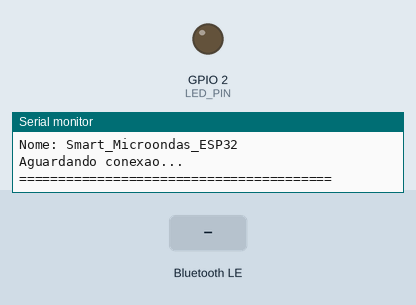
This sketch was run on a simulated ESP32. Shown: output pins drawn as LEDs (lit = HIGH), the last lines printed to the serial monitor. The inputs (shaded band) are chosen by the test bench. Nothing arrives over Bluetooth unless stated; a phone connects over Bluetooth LE 3 s after start.

Above: at 2.2 s.
2.3 s: Bluetooth LE write "START:" received
At 3.4 s:
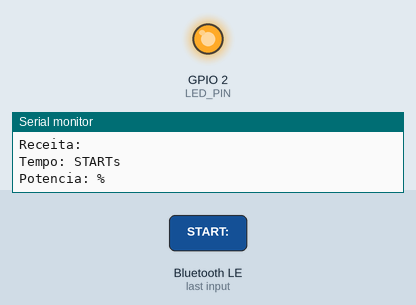
5.3 s: Bluetooth LE write "PING" received
At 6.0 s:
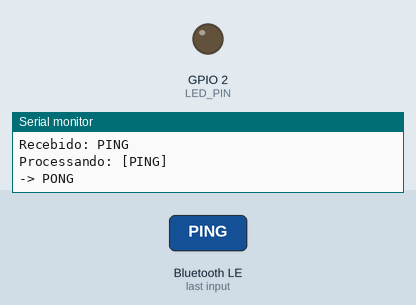
6.8 s: Bluetooth LE write "STOP" received
Timing chart, 0 to 9.8 s (numbered marks = the images above; inputs shaded):
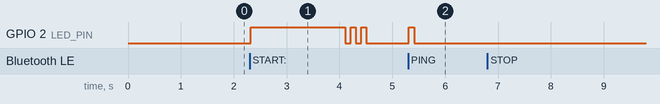

The sketch:

ble.ino
```cpp
#include <BLEDevice.h>
#include <BLEServer.h>
#include <BLEUtils.h>
#include <BLE2902.h>

#define SERVICE_UUID        "000000ff-0000-1000-8000-00805f9b34fb"
#define CHAR_UUID_RX        "0000ff01-0000-1000-8000-00805f9b34fb"
#define CHAR_UUID_TX        "0000ff02-0000-1000-8000-00805f9b34fb"
#define LED_PIN 2

BLEServer* pServer = NULL;
BLECharacteristic* pTxCharacteristic;
bool deviceConnected = false;

void processCommand(String command);

class MyServerCallbacks: public BLEServerCallbacks {
    void onConnect(BLEServer* pServer) {
      deviceConnected = true;
      Serial.println("=== CLIENTE CONECTADO ===");

      for(int i = 0; i < 3; i++) {
        digitalWrite(LED_PIN, HIGH);
        delay(100);
        digitalWrite(LED_PIN, LOW);
        delay(100);
      }

      delay(500);
      pTxCharacteristic->setValue("CONNECTED");
      pTxCharacteristic->notify();
      Serial.println("Mensagem CONNECTED enviada");
    };

    void onDisconnect(BLEServer* pServer) {
      deviceConnected = false;
      Serial.println("=== CLIENTE DESCONECTADO ===");
      BLEDevice::startAdvertising();
    }
};

class MyCallbacks: public BLECharacteristicCallbacks {
    void onWrite(BLECharacteristic *pCharacteristic) {
      String rxValue = pCharacteristic->getValue().c_str();
      if (rxValue.length() > 0) {
        Serial.print("Recebido: ");
        Serial.println(rxValue);
        processCommand(rxValue);
      }
    }
};

void processCommand(String command) {
  command.trim();
  Serial.print("Processando: [");
  Serial.print(command);
  Serial.println("]");

  if (command == "PING") {
    Serial.println("-> PONG");
    pTxCharacteristic->setValue("PONG");
    pTxCharacteristic->notify();
    digitalWrite(LED_PIN, HIGH);
    delay(100);
    digitalWrite(LED_PIN, LOW);
  }
  else if (command.startsWith("START:")) {
    Serial.println("-> START recebido");
    int firstColon = command.indexOf(':', 6);
    int secondColon = command.indexOf(':', firstColon + 1);

    String recipeName = command.substring(6, firstColon);
    String timeStr = command.substring(firstColon + 1, secondColon);
    String powerStr = command.substring(secondColon + 1);

    Serial.println("Receita: " + recipeName);
    Serial.println("Tempo: " + timeStr + "s");
    Serial.println("Potencia: " + powerStr + "%");

    String response = "STATUS:1:30:" + timeStr + ":" + recipeName + ":" + powerStr;
    pTxCharacteristic->setValue(response.c_str());
    pTxCharacteristic->notify();
    digitalWrite(LED_PIN, HIGH);
  }
  else if (command == "STOP") {
    Serial.println("-> STOP");
    digitalWrite(LED_PIN, LOW);
    pTxCharacteristic->setValue("STATUS:0:25:0::0");
    pTxCharacteristic->notify();
  }
  else if (command == "STATUS") {
    Serial.println("-> STATUS");
    pTxCharacteristic->setValue("STATUS:0:25:0::0");
    pTxCharacteristic->notify();
  }
  else {
    String response = "OK:" + command;
    pTxCharacteristic->setValue(response.c_str());
    pTxCharacteristic->notify();
  }
}

void setup() {
  Serial.begin(115200);

  // Aguardar serial estabilizar
  while(!Serial) {
    delay(10);
  }
  delay(1000);

  Serial.println("");
  Serial.println("========================================");
  Serial.println("SMART MICROONDAS ESP32 v1.0");
  Serial.println("========================================");

  pinMode(LED_PIN, OUTPUT);
  digitalWrite(LED_PIN, LOW);
  Serial.println("[OK] LED configurado");

  Serial.println("[...] Iniciando BLE...");
  BLEDevice::init("Smart_Microondas_ESP32");
  Serial.println("[OK] BLE Device criado");

  pServer = BLEDevice::createServer();
  pServer->setCallbacks(new MyServerCallbacks());
  Serial.println("[OK] BLE Server criado");

  BLEService *pService = pServer->createService(SERVICE_UUID);
  Serial.println("[OK] Service criado");

  pTxCharacteristic = pService->createCharacteristic(
                        CHAR_UUID_TX,
                        BLECharacteristic::PROPERTY_NOTIFY
                      );
  pTxCharacteristic->addDescriptor(new BLE2902());
  Serial.println("[OK] TX Characteristic");

  BLECharacteristic * pRxCharacteristic = pService->createCharacteristic(
                        CHAR_UUID_RX,
                        BLECharacteristic::PROPERTY_WRITE
                      );
  pRxCharacteristic->setCallbacks(new MyCallbacks());
  Serial.println("[OK] RX Characteristic");

  pService->start();
  Serial.println("[OK] Service iniciado");

  BLEAdvertising *pAdvertising = BLEDevice::getAdvertising();
  pAdvertising->addServiceUUID(SERVICE_UUID);
  pAdvertising->setScanResponse(false);
  pAdvertising->setMinPreferred(0x0);
  BLEDevice::startAdvertising();

  Serial.println("========================================");
  Serial.println("BLE PRONTO!");
  Serial.println("Nome: Smart_Microondas_ESP32");
  Serial.println("Aguardando conexao...");
  Serial.println("========================================");
}

void loop() {
  static unsigned long lastPrint = 0;
  if (millis() - lastPrint > 5000) {
    lastPrint = millis();
    if (deviceConnected) {
      Serial.println("[STATUS] Conectado - OK");
    } else {
      Serial.println("[STATUS] Aguardando conexao...");
    }
  }
  delay(100);
}
```

Measured:
- after the input at 5.3 s, GPIO 2 (LED_PIN): LOW → HIGH at once, → LOW 0.10 s later
- by itself, GPIO 2 (LED_PIN): repeats every 0.20 s: LOW 0.10 s, HIGH 0.10 s, until it stays LOW from 4.5 s
